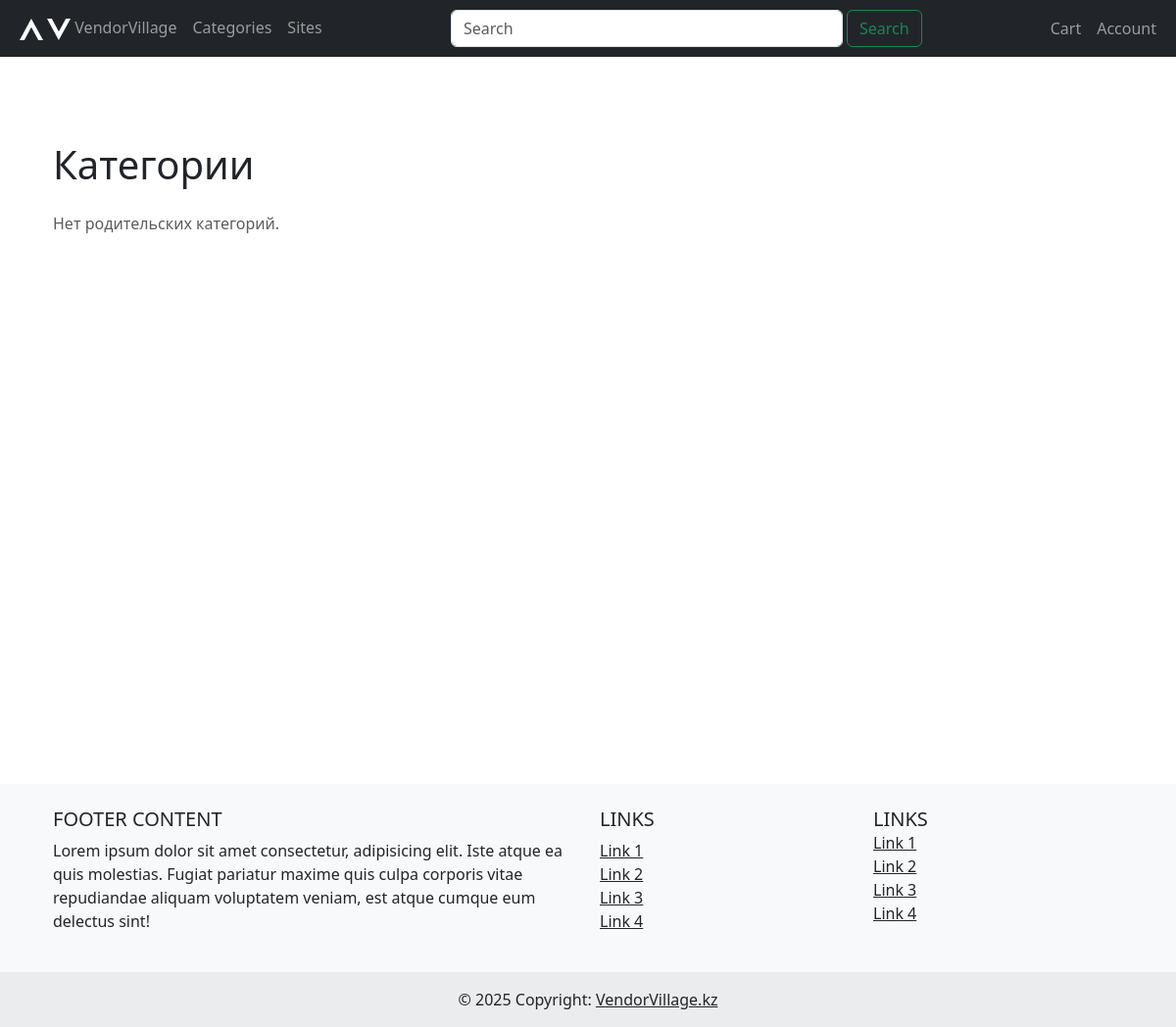
Page /marketplace/categories/ on the earlier database version.
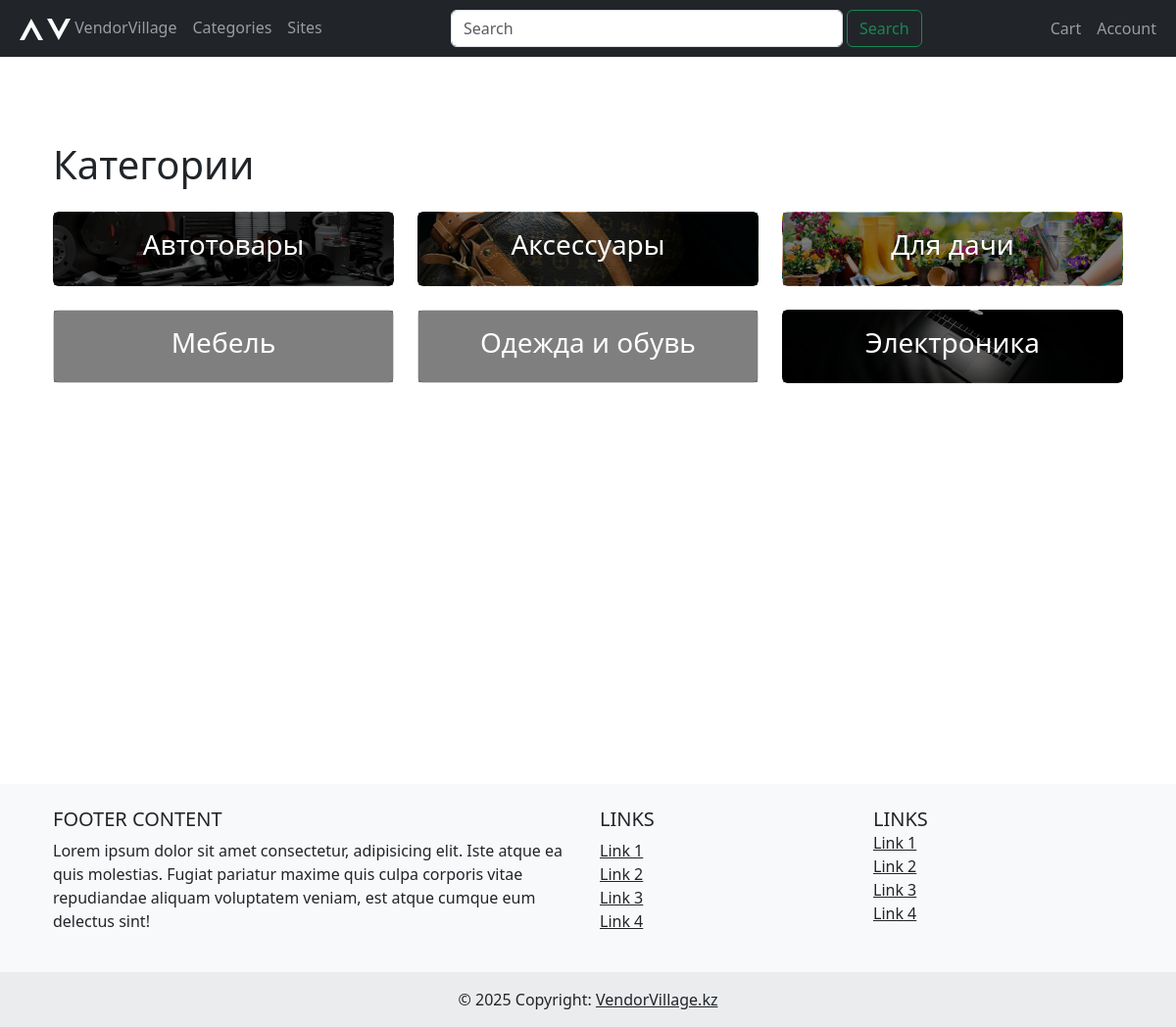
Same page on the later database version.
### marketplace/models.py (models this page shows, shortened)
class Category(MPTTModel):
    name = models.CharField(max_length=100)
    parent = TreeForeignKey(
        'self', null=True, blank=True, on_delete=models.CASCADE, related_name='children'
    )
    description = models.TextField(blank=True, null=True)
    page_identificator = models.CharField(max_length=100, blank=True, null=True, default=None)
    big_image = models.ImageField(upload_to='category_images/big_images/', blank=True, null=True, default=None)
    small_image = models.ImageField(upload_to='category_images/small_images/', blank=True, null=True, default=None)
    ordering = models.PositiveSmallIntegerField(default=0)
    created_at = models.DateTimeField(auto_now_add=True)
    updated_at = models.DateTimeField(auto_now=True)
    class Meta:
        verbose_name = 'Категория товара'
        verbose_name_plural = 'Категории товаров'
    class MPTTMeta:
        order_insertion_by = ['name']

### marketplace/views.py (the view)
# urls.py: path('categories/', views.parent_category_list, name='parent_category_list'),
def parent_category_list(request):
    parent_cats = Category.objects.filter(parent__isnull=True).order_by("name")
    context = {"parent_cats": parent_cats}
    return render(request, "marketplace/parent_category_list.html", context)

### templates/marketplace/parent_category_list.html
{% extends "base.html" %}
{% block content %}
<div class="container my-5">
    <h1 class="mb-4">Категории</h1>
    {% if parent_cats %}
        <div class="row">
            {% for cat in parent_cats %}
                <div class="col-md-4 mb-4">
                    <div class="card h-100" style="background-image: url('{{ cat.big_image.url }}'); background-size: cover; background-position: center;">
                        <div class="card-body d-flex align-items-center justify-content-center" style="background: rgba(0, 0, 0, 0.5);">
                            <a href="{% url 'marketplace:child_category_list' cat.id %}" class="text-decoration-none text-white">
                                <h3 class="text-center">{{ cat.name }}</h3>
                            </a>
                        </div>
                    </div>
                </div>
            {% endfor %}
        </div>
    {% else %}
        <p class="text-muted">Нет родительских категорий.</p>
    {% endif %}
</div>
{% endblock %}

Differences in the rows shown:
added Category: big_image (picture), name "Автотовары"
added Category: big_image (picture), name "Аксессуары"
added Category: big_image (picture), name "Для дачи"
added Category: name "Мебель"
added Category: name "Одежда и обувь"
added Category: big_image (picture), name "Электроника"
Other differences:
text no longer shown: "Нет родительских категорий."
